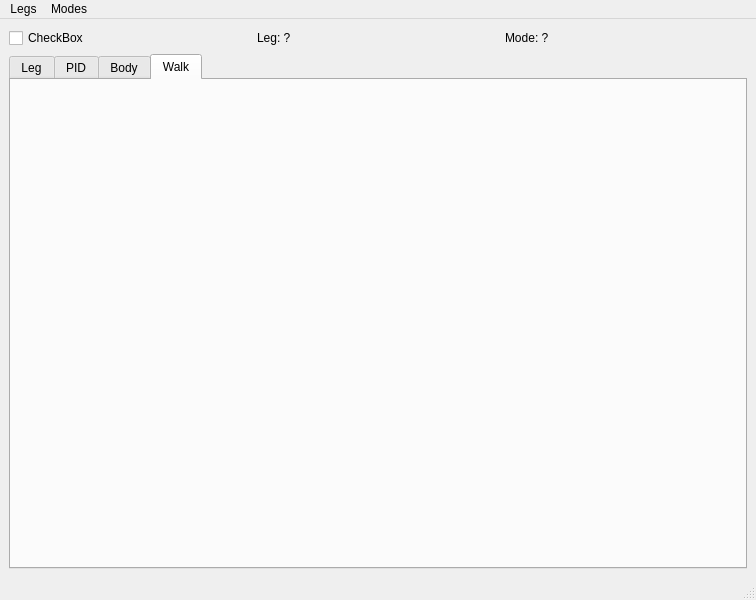
<?xml version="1.0" encoding="UTF-8"?>
<ui version="4.0">
 <class>MainWindow</class>
 <widget class="QMainWindow" name="MainWindow">
  <property name="geometry">
   <rect>
    <x>0</x>
    <y>0</y>
    <width>756</width>
    <height>600</height>
   </rect>
  </property>
  <property name="windowTitle">
   <string>MainWindow</string>
  </property>
  <widget class="QWidget" name="centralwidget">
   <layout class="QVBoxLayout" name="verticalLayout">
    <item>
     <layout class="QHBoxLayout" name="horizontalLayout_8">
      <item>
       <widget class="QCheckBox" name="estopCheck">
        <property name="text">
         <string>CheckBox</string>
        </property>
       </widget>
      </item>
      <item>
       <widget class="QLabel" name="legLabel">
        <property name="text">
         <string>Leg: ?</string>
        </property>
       </widget>
      </item>
      <item>
       <widget class="QLabel" name="modeLabel">
        <property name="text">
         <string>Mode: ?</string>
        </property>
       </widget>
      </item>
     </layout>
    </item>
    <item>
     <layout class="QHBoxLayout" name="horizontalLayout">
      <item>
       <widget class="QTabWidget" name="tabs">
        <property name="currentIndex">
         <number>3</number>
        </property>
        <widget class="QWidget" name="legTab">
         <attribute name="title">
          <string>Leg</string>
         </attribute>
         <layout class="QVBoxLayout" name="verticalLayout_15">
          <item>
           <widget class="GLViewWidget" name="legGLWidget">
            <property name="minimumSize">
             <size>
              <width>0</width>
              <height>0</height>
             </size>
            </property>
           </widget>
          </item>
          <item>
           <layout class="QHBoxLayout" name="horizontalLayout_7">
            <item>
             <layout class="QHBoxLayout" name="horizontalLayout_3">
              <item>
               <widget class="QLabel" name="label">
                <property name="text">
                 <string>Hip</string>
                </property>
               </widget>
              </item>
              <item>
               <widget class="QProgressBar" name="hipADCProgress">
                <property name="maximum">
                 <number>65535</number>
                </property>
                <property name="value">
                 <number>6500</number>
                </property>
                <property name="format">
                 <string>%v</string>
                </property>
               </widget>
              </item>
             </layout>
            </item>
            <item>
             <layout class="QHBoxLayout" name="horizontalLayout_4">
              <item>
               <widget class="QLabel" name="label_2">
                <property name="text">
                 <string>Thigh</string>
                </property>
               </widget>
              </item>
              <item>
               <widget class="QProgressBar" name="thighADCProgress">
                <property name="maximum">
                 <number>65535</number>
                </property>
                <property name="value">
                 <number>6500</number>
                </property>
                <property name="format">
                 <string>%v</string>
                </property>
               </widget>
              </item>
             </layout>
            </item>
            <item>
             <layout class="QHBoxLayout" name="horizontalLayout_5">
              <item>
               <widget class="QLabel" name="label_3">
                <property name="text">
                 <string>Knee</string>
                </property>
               </widget>
              </item>
              <item>
               <widget class="QProgressBar" name="kneeADCProgress">
                <property name="maximum">
                 <number>65535</number>
                </property>
                <property name="value">
                 <number>6500</number>
                </property>
                <property name="format">
                 <string>%v</string>
                </property>
               </widget>
              </item>
             </layout>
            </item>
            <item>
             <layout class="QHBoxLayout" name="horizontalLayout_6">
              <item>
               <widget class="QLabel" name="label_4">
                <property name="text">
                 <string>Calf</string>
                </property>
               </widget>
              </item>
              <item>
               <widget class="QProgressBar" name="calfADCProgress">
                <property name="maximum">
                 <number>65535</number>
                </property>
                <property name="value">
                 <number>6500</number>
                </property>
                <property name="format">
                 <string>%v</string>
                </property>
               </widget>
              </item>
             </layout>
            </item>
           </layout>
          </item>
          <item>
           <layout class="QHBoxLayout" name="horizontalLayout_73">
            <item>
             <layout class="QHBoxLayout" name="horizontalLayout_71">
              <item>
               <widget class="QLabel" name="label_70">
                <property name="text">
                 <string>X</string>
                </property>
               </widget>
              </item>
              <item>
               <widget class="QLineEdit" name="legXLineEdit"/>
              </item>
             </layout>
            </item>
            <item>
             <layout class="QHBoxLayout" name="horizontalLayout_70">
              <item>
               <widget class="QLabel" name="label_69">
                <property name="text">
                 <string>Y</string>
                </property>
               </widget>
              </item>
              <item>
               <widget class="QLineEdit" name="legYLineEdit"/>
              </item>
             </layout>
            </item>
            <item>
             <layout class="QHBoxLayout" name="horizontalLayout_9">
              <item>
               <widget class="QLabel" name="label_5">
                <property name="text">
                 <string>Z</string>
                </property>
               </widget>
              </item>
              <item>
               <widget class="QLineEdit" name="legZLineEdit"/>
              </item>
             </layout>
            </item>
            <item>
             <layout class="QHBoxLayout" name="horizontalLayout_72">
              <item>
               <widget class="QLabel" name="label_71">
                <property name="text">
                 <string>L</string>
                </property>
               </widget>
              </item>
              <item>
               <widget class="QLineEdit" name="legLLineEdit"/>
              </item>
             </layout>
            </item>
            <item>
             <layout class="QHBoxLayout" name="horizontalLayout_69">
              <item>
               <widget class="QLabel" name="label_68">
                <property name="text">
                 <string>R</string>
                </property>
               </widget>
              </item>
              <item>
               <widget class="QLineEdit" name="legRLineEdit"/>
              </item>
             </layout>
            </item>
           </layout>
          </item>
         </layout>
        </widget>
        <widget class="QWidget" name="PIDTab">
         <attribute name="title">
          <string>PID</string>
         </attribute>
         <layout class="QVBoxLayout" name="verticalLayout_6">
          <item>
           <widget class="PlotWidget" name="pidPlotWidget">
            <property name="sizePolicy">
             <sizepolicy hsizetype="Expanding" vsizetype="Expanding">
              <horstretch>0</horstretch>
              <verstretch>1</verstretch>
             </sizepolicy>
            </property>
           </widget>
          </item>
          <item>
           <layout class="QHBoxLayout" name="horizontalLayout_2">
            <item>
             <layout class="QVBoxLayout" name="verticalLayout_5">
              <item>
               <widget class="QLabel" name="label_29">
                <property name="text">
                 <string>PID</string>
                </property>
               </widget>
              </item>
              <item>
               <layout class="QHBoxLayout" name="horizontalLayout_24">
                <item>
                 <widget class="QLabel" name="label_30">
                  <property name="text">
                   <string>P</string>
                  </property>
                 </widget>
                </item>
                <item>
                 <widget class="QDoubleSpinBox" name="pidPSpin">
                  <property name="singleStep">
                   <double>0.100000000000000</double>
                  </property>
                 </widget>
                </item>
               </layout>
              </item>
              <item>
               <layout class="QHBoxLayout" name="horizontalLayout_25">
                <item>
                 <widget class="QLabel" name="label_31">
                  <property name="text">
                   <string>I</string>
                  </property>
                 </widget>
                </item>
                <item>
                 <widget class="QDoubleSpinBox" name="pidISpin">
                  <property name="singleStep">
                   <double>0.100000000000000</double>
                  </property>
                 </widget>
                </item>
               </layout>
              </item>
              <item>
               <layout class="QHBoxLayout" name="horizontalLayout_26">
                <item>
                 <widget class="QLabel" name="label_32">
                  <property name="text">
                   <string>D</string>
                  </property>
                 </widget>
                </item>
                <item>
                 <widget class="QDoubleSpinBox" name="pidDSpin">
                  <property name="singleStep">
                   <double>0.100000000000000</double>
                  </property>
                 </widget>
                </item>
               </layout>
              </item>
              <item>
               <layout class="QHBoxLayout" name="horizontalLayout_75">
                <item>
                 <widget class="QLabel" name="label_73">
                  <property name="text">
                   <string>Min</string>
                  </property>
                 </widget>
                </item>
                <item>
                 <widget class="QDoubleSpinBox" name="pidMinSpin">
                  <property name="decimals">
                   <number>2</number>
                  </property>
                  <property name="minimum">
                   <double>-8192.000000000000000</double>
                  </property>
                  <property name="maximum">
                   <double>8192.000000000000000</double>
                  </property>
                  <property name="singleStep">
                   <double>1.000000000000000</double>
                  </property>
                 </widget>
                </item>
               </layout>
              </item>
              <item>
               <layout class="QHBoxLayout" name="horizontalLayout_74">
                <item>
                 <widget class="QLabel" name="label_72">
                  <property name="text">
                   <string>Max</string>
                  </property>
                 </widget>
                </item>
                <item>
                 <widget class="QDoubleSpinBox" name="pidMaxSpin">
                  <property name="minimum">
                   <double>-8192.000000000000000</double>
                  </property>
                  <property name="maximum">
                   <double>8192.000000000000000</double>
                  </property>
                  <property name="singleStep">
                   <double>1.000000000000000</double>
                  </property>
                 </widget>
                </item>
               </layout>
              </item>
              <item>
               <spacer name="verticalSpacer_2">
                <property name="orientation">
                 <enum>Qt::Vertical</enum>
                </property>
                <property name="sizeType">
                 <enum>QSizePolicy::Expanding</enum>
                </property>
                <property name="sizeHint" stdset="0">
                 <size>
                  <width>20</width>
                  <height>0</height>
                 </size>
                </property>
               </spacer>
              </item>
             </layout>
            </item>
            <item>
             <widget class="Line" name="line">
              <property name="orientation">
               <enum>Qt::Vertical</enum>
              </property>
             </widget>
            </item>
            <item>
             <layout class="QVBoxLayout" name="verticalLayout_4">
              <item>
               <widget class="QLabel" name="label_25">
                <property name="text">
                 <string>PWM</string>
                </property>
               </widget>
              </item>
              <item>
               <layout class="QHBoxLayout" name="horizontalLayout_21">
                <item>
                 <widget class="QLabel" name="label_26">
                  <property name="text">
                   <string>Extend min</string>
                  </property>
                 </widget>
                </item>
                <item>
                 <widget class="QDoubleSpinBox" name="extendMinSpin">
                  <property name="decimals">
                   <number>0</number>
                  </property>
                  <property name="maximum">
                   <double>8192.000000000000000</double>
                  </property>
                 </widget>
                </item>
               </layout>
              </item>
              <item>
               <layout class="QHBoxLayout" name="horizontalLayout_22">
                <item>
                 <widget class="QLabel" name="label_27">
                  <property name="text">
                   <string>Extend max</string>
                  </property>
                 </widget>
                </item>
                <item>
                 <widget class="QDoubleSpinBox" name="extendMaxSpin">
                  <property name="decimals">
                   <number>0</number>
                  </property>
                  <property name="maximum">
                   <double>8192.000000000000000</double>
                  </property>
                 </widget>
                </item>
               </layout>
              </item>
              <item>
               <layout class="QHBoxLayout" name="horizontalLayout_23">
                <item>
                 <widget class="QLabel" name="label_28">
                  <property name="text">
                   <string>Retract min</string>
                  </property>
                 </widget>
                </item>
                <item>
                 <widget class="QDoubleSpinBox" name="retractMinSpin">
                  <property name="decimals">
                   <number>0</number>
                  </property>
                  <property name="maximum">
                   <double>8192.000000000000000</double>
                  </property>
                 </widget>
                </item>
               </layout>
              </item>
              <item>
               <layout class="QHBoxLayout" name="horizontalLayout_30">
                <item>
                 <widget class="QLabel" name="label_33">
                  <property name="text">
                   <string>Retract max</string>
                  </property>
                 </widget>
                </item>
                <item>
                 <widget class="QDoubleSpinBox" name="retractMaxSpin">
                  <property name="decimals">
                   <number>0</number>
                  </property>
                  <property name="maximum">
                   <double>8192.000000000000000</double>
                  </property>
                 </widget>
                </item>
               </layout>
              </item>
              <item>
               <spacer name="verticalSpacer_3">
                <property name="orientation">
                 <enum>Qt::Vertical</enum>
                </property>
                <property name="sizeType">
                 <enum>QSizePolicy::Expanding</enum>
                </property>
                <property name="sizeHint" stdset="0">
                 <size>
                  <width>20</width>
                  <height>0</height>
                 </size>
                </property>
               </spacer>
              </item>
             </layout>
            </item>
            <item>
             <widget class="Line" name="line_2">
              <property name="orientation">
               <enum>Qt::Vertical</enum>
              </property>
             </widget>
            </item>
            <item>
             <layout class="QVBoxLayout" name="verticalLayout_2">
              <item>
               <widget class="QLabel" name="label_12">
                <property name="text">
                 <string>ADC limits</string>
                </property>
               </widget>
              </item>
              <item>
               <layout class="QHBoxLayout" name="horizontalLayout_11">
                <item>
                 <widget class="QLabel" name="label_11">
                  <property name="text">
                   <string>Min</string>
                  </property>
                 </widget>
                </item>
                <item>
                 <widget class="QDoubleSpinBox" name="adcLimitMinSpin">
                  <property name="decimals">
                   <number>0</number>
                  </property>
                  <property name="maximum">
                   <double>65535.000000000000000</double>
                  </property>
                 </widget>
                </item>
               </layout>
              </item>
              <item>
               <layout class="QHBoxLayout" name="horizontalLayout_10">
                <item>
                 <widget class="QLabel" name="label_10">
                  <property name="text">
                   <string>Max</string>
                  </property>
                 </widget>
                </item>
                <item>
                 <widget class="QDoubleSpinBox" name="adcLimitMaxSpin">
                  <property name="decimals">
                   <number>0</number>
                  </property>
                  <property name="maximum">
                   <double>65535.000000000000000</double>
                  </property>
                 </widget>
                </item>
               </layout>
              </item>
              <item>
               <widget class="QLabel" name="label_13">
                <property name="text">
                 <string>Dither</string>
                </property>
               </widget>
              </item>
              <item>
               <layout class="QHBoxLayout" name="horizontalLayout_12">
                <item>
                 <widget class="QLabel" name="label_14">
                  <property name="text">
                   <string>Time(us)</string>
                  </property>
                 </widget>
                </item>
                <item>
                 <widget class="QDoubleSpinBox" name="ditherTimeSpin">
                  <property name="decimals">
                   <number>0</number>
                  </property>
                  <property name="maximum">
                   <double>1000000.000000000000000</double>
                  </property>
                 </widget>
                </item>
               </layout>
              </item>
              <item>
               <layout class="QHBoxLayout" name="horizontalLayout_13">
                <item>
                 <widget class="QLabel" name="label_15">
                  <property name="text">
                   <string>Amplitude</string>
                  </property>
                 </widget>
                </item>
                <item>
                 <widget class="QDoubleSpinBox" name="ditherAmpSpin">
                  <property name="decimals">
                   <number>0</number>
                  </property>
                  <property name="maximum">
                   <double>8192.000000000000000</double>
                  </property>
                 </widget>
                </item>
               </layout>
              </item>
              <item>
               <spacer name="verticalSpacer_4">
                <property name="orientation">
                 <enum>Qt::Vertical</enum>
                </property>
                <property name="sizeType">
                 <enum>QSizePolicy::Expanding</enum>
                </property>
                <property name="sizeHint" stdset="0">
                 <size>
                  <width>20</width>
                  <height>0</height>
                 </size>
                </property>
               </spacer>
              </item>
             </layout>
            </item>
           </layout>
          </item>
          <item>
           <layout class="QHBoxLayout" name="horizontalLayout_29">
            <item>
             <widget class="QPushButton" name="pidCommitButton">
              <property name="text">
               <string>Commit</string>
              </property>
             </widget>
            </item>
            <item>
             <widget class="QComboBox" name="pidJointCombo">
              <item>
               <property name="text">
                <string>Hip</string>
               </property>
              </item>
              <item>
               <property name="text">
                <string>Thigh</string>
               </property>
              </item>
              <item>
               <property name="text">
                <string>Knee</string>
               </property>
              </item>
             </widget>
            </item>
           </layout>
          </item>
         </layout>
        </widget>
        <widget class="QWidget" name="bodyTab">
         <attribute name="title">
          <string>Body</string>
         </attribute>
         <layout class="QVBoxLayout" name="verticalLayout_3">
          <item>
           <widget class="GLViewWidget" name="bodyGLWidget">
            <property name="minimumSize">
             <size>
              <width>0</width>
              <height>0</height>
             </size>
            </property>
           </widget>
          </item>
         </layout>
        </widget>
        <widget class="QWidget" name="walkTab">
         <attribute name="title">
          <string>Walk</string>
         </attribute>
        </widget>
       </widget>
      </item>
     </layout>
    </item>
   </layout>
  </widget>
  <widget class="QMenuBar" name="menubar">
   <property name="geometry">
    <rect>
     <x>0</x>
     <y>0</y>
     <width>756</width>
     <height>25</height>
    </rect>
   </property>
   <widget class="QMenu" name="legsMenu">
    <property name="title">
     <string>Legs</string>
    </property>
   </widget>
   <widget class="QMenu" name="modesMenu">
    <property name="title">
     <string>Modes</string>
    </property>
   </widget>
   <addaction name="legsMenu"/>
   <addaction name="modesMenu"/>
  </widget>
  <widget class="QStatusBar" name="statusbar"/>
 </widget>
 <customwidgets>
  <customwidget>
   <class>PlotWidget</class>
   <extends>QGraphicsView</extends>
   <header>pyqtgraph</header>
  </customwidget>
  <customwidget>
   <class>GLViewWidget</class>
   <extends>QGraphicsView</extends>
   <header>pyqtgraph.opengl</header>
  </customwidget>
 </customwidgets>
 <resources/>
 <connections/>
</ui>
